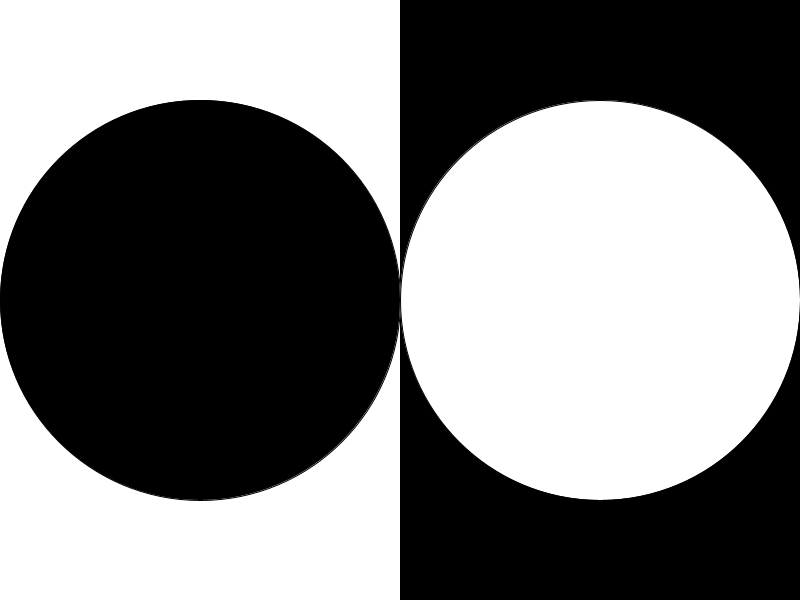
Frame 1 (no input)
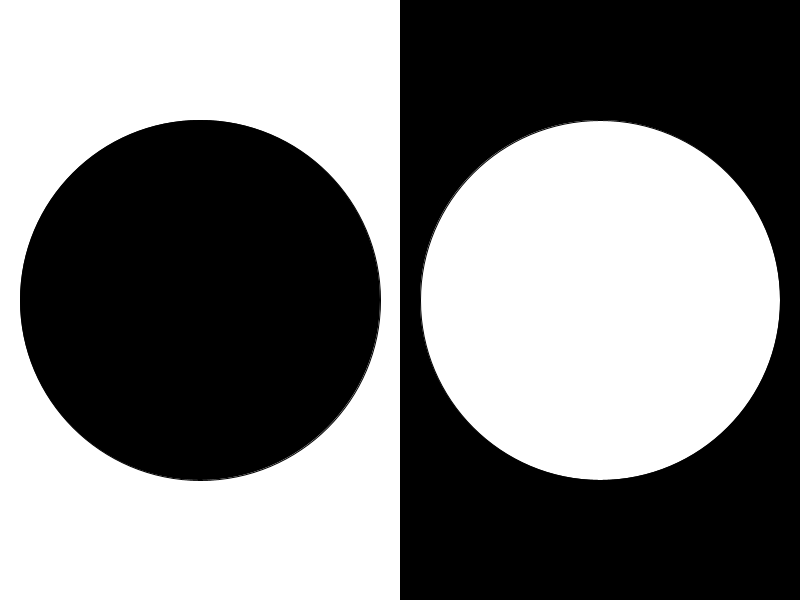
Frame 60 (the mouse pressed at the canvas centre just before this capture)
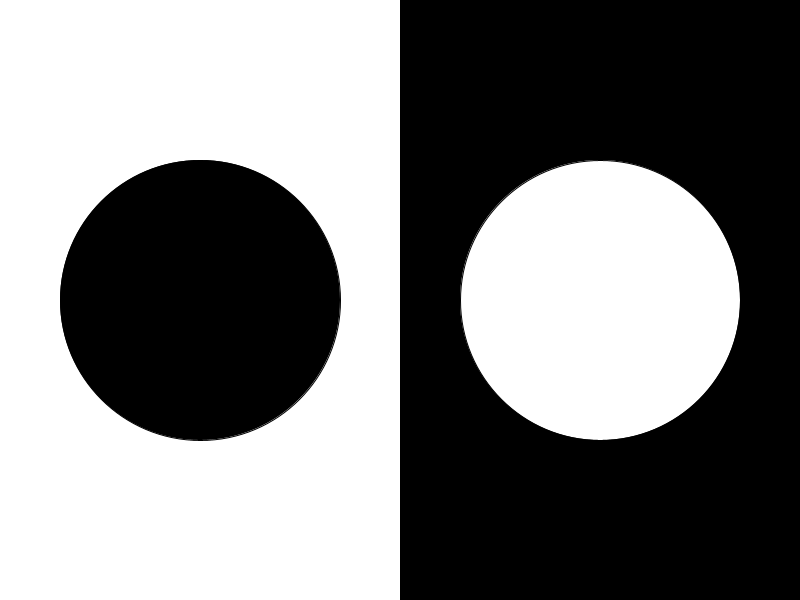
Frame 120 (the mouse held since frame 60 and released just before this capture)

The Processing sketch that drew these frames (run headless with seeded random() and noise(); from frame 60 on, the mouse is pressed at the canvas centre):

// Processing sketch: processing_162214
// ── processing_162214.pde

int count;
int stateW;
int stateB;
int diam;

void setup(){
  size(800,600);
   count = 0;
   stateB = width/2;
   stateW = width/2;
}

void draw(){
  background(255);//random(255),random(255),random(255));
  rectMode(CORNER);
  fill(0);
  rect(width/2,0,width/2,height);
  
  //State Machine
  
   count++;
  if(count > 30){
    count = 0;
    stateB-=width/20;
    stateW-=width/20;
    if(stateB < 0){
       stateB = width/2;
       
    }
    if(stateW < width/(-2)){
      stateW = width/(2);
      
    
  }
  }
  
  //Large Circles
  ellipse(width/4,height/2,stateB,stateB);
  fill(255);
  ellipse(width*3/4,height/2,stateW,stateW);
  //print(count, state + " ");
}
